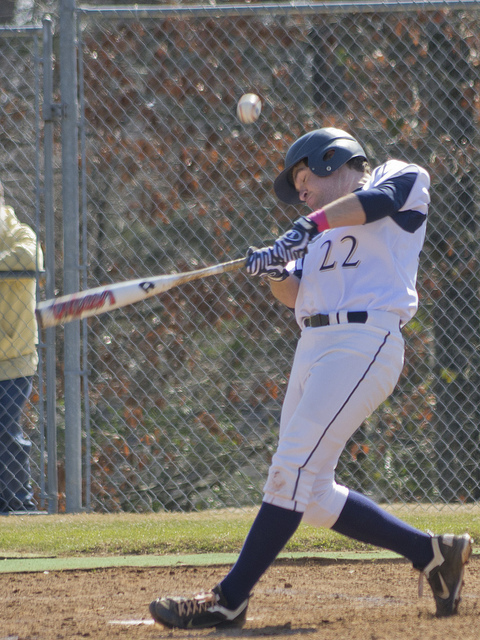
#> input picture data/1.jpg, 480 x 640 px
$ python ImageHistogram.py data/1.jpg
#> lines starting #> are read from the running program, lines starting #| are printed output that depends on the picture
import sys
import numpy as np
import skimage.color
import skimage.io
from matplotlib import pyplot as plt

# grayscale histogram
image = skimage.io.imread(fname = sys.argv[1], as_gray = True)
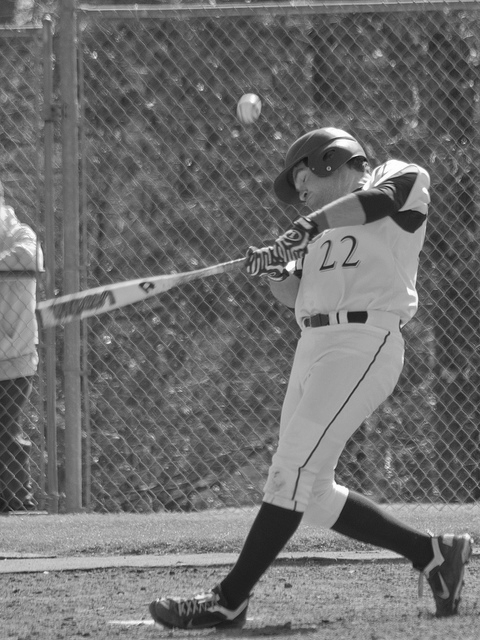
#> image: shape (640, 480) float64; min 0.0578, max 1, mean 0.434

skimage.io.imshow(image)

# create the histogram
def hist(img):
	histogram, bin_edges = np.histogram(img, bins = 256, range = (0,1))
#> histogram = 256 values, max 3791 at index 87, min 0 at index 0, mean 1200; bin_edges = 257 values from 0 to 1

	# draw the histogram
	plt.figure()
	plt.title("Grayscale Histogram")
	plt.xlabel("grayscale values")
	plt.ylabel("pixels")
	plt.xlim([0.0, 1.0])

	plt.plot(bin_edges[0:-1], histogram)
	plt.show()
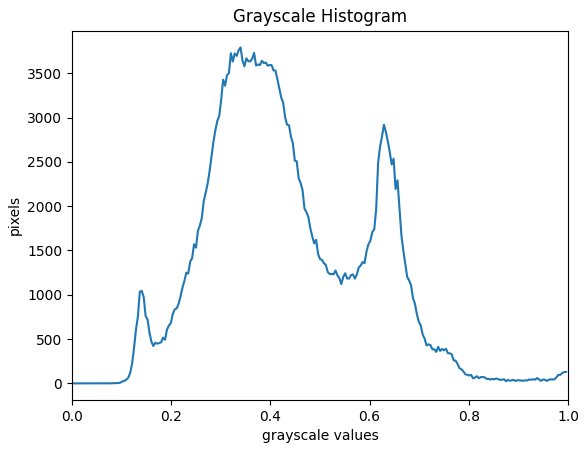
#> figure drawn by matplotlib, 1 panel; curve peaks at x = 0.34, y = 3791


hist(image)


# [22 lines of commented-out code are left out]
